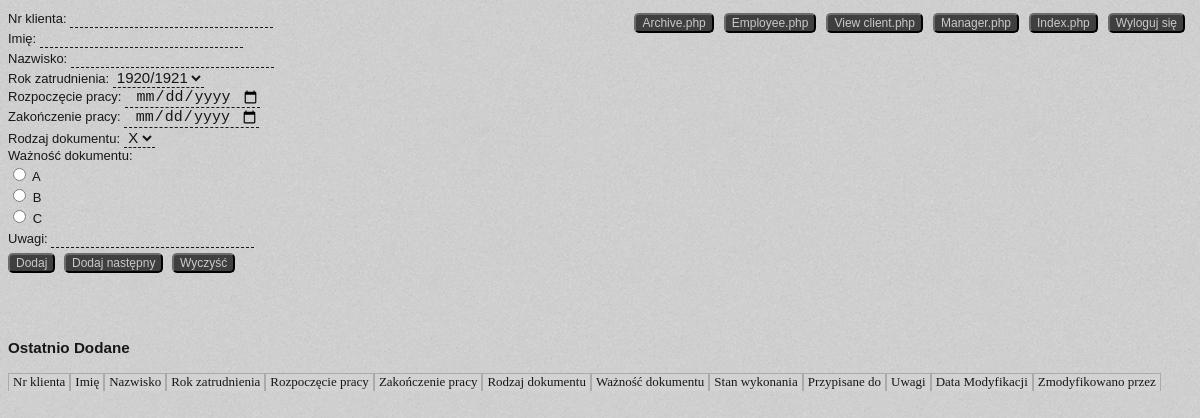
The page / (signed in) on the database its author committed.
### tables this page shows
CREATE TABLE `docimportances` (
  `id` int(11) NOT NULL,
  `docImportance` varchar(10) NOT NULL
);

### index.php (the view, shortened to what this page needs)
<?php
	require_once 'connect.php';
	mysqli_query($conn,"SET NAMES utf8");
	$next = false;
	?>
<!DOCTYPE html>
<html>
<head>
	<link rel="stylesheet" href="style.css?v=<?php echo rand(1, 1000000) ?>">
	<link rel="stylesheet" href="font/css/fontello.css?v=<?php echo rand(1, 1000000) ?>">
</head>
<body>
	<?php  include 'navigation.php';  ?>
	<form method="POST" class="">
		<div>
			<span>Nr klienta:</span>
			<input type="text" name="clientNum" <?php if($next) echo 'value="'.$nextClientId.'"'; ?>/>
		</div>
		<div>
			<span>Imię:</span>
			<input type="text" name="name" <?php if($next) echo 'value="'.$nextName.'"'; ?>/>
		</div>
		<div>
			<span>Nazwisko:</span>
			<input type="text" name="surName" <?php if($next) echo 'value="'.$nextSurname.'"'; ?>/>
		</div>
		<div>
			<span>Rok zatrudnienia:</span>
			<select name="yearHired" >
			<?php
				$sql = 'SELECT * FROM yearshired';
				$result = mysqli_query($conn, $sql);
				while($row = $result -> fetch_assoc()){
					echo '<option value="'.$row['year'].'">'.$row['year'].'</option>';
				}
			?>
			</select>
		</div>
		<div>
			<span>Rozpoczęcie pracy:</span>
			<input type="date" name="dateWorkStart"/>
		</div>
		<div>
			<span>Zakończenie pracy:</span>
			<input type="date" name="dateWorkEnd"/>
		</div>
		<div>
			<span>Rodzaj dokumentu:</span>
			<select name="docType">
			<?php
				$sql = 'SELECT * FROM doctypes';
				$result = mysqli_query($conn, $sql);
				while($row = $result -> fetch_assoc()){
					echo '<option value="'.$row['docType'].'">'.$row['docType'].'</option>';
				}
			?>
			</select>
		</div>
		<div>
			<span>Ważność dokumentu:</span>
			<?php
				$sql = 'SELECT * FROM docimportances';
				$result = mysqli_query($conn, $sql);
				while($row = $result -> fetch_assoc()){
					echo '
						<label>
							<input type="radio" name="docImportance" id="'.$row['docImportance'].'" value="'.$row['docImportance'].'" />
							<span for="'.$row['docImportance'].'">'.$row['docImportance'].'</span>
						</label>';
				}
			?>
		</div>
		<div>
			<span>Uwagi:</span>
			<input type="text" name="comments" />
		</div>
		<button type="submit" name="add" class="saveUsers button">Dodaj</button>
		<button type="submit" name="addNext" class="saveUsers button">Dodaj następny</button>
		<button type="button" onclick="ClearForm()" class="new button">Wyczyść</button>
	</form>
		<div class="docList" style="margin-top: 50px;">
		<h3>Ostatnio Dodane</h3>
			<div class="doc info">
				<div class="clientNum">
					<a href="?orderby=clientId&order=<?php if( isset($_GET['orderby']) && $_GET['orderby'] == "clientId" && $_GET['order'] == "ASC") echo 'DESC'; else echo 'ASC'; ?>
							if(isset($_GET['clientTableOrder'])) echo'&clientTableOrder='.$_GET['clientTableOrder'].'&clientTableOrderby='.$_GET['clientTableOrderby']; ?> ">
						<span>Nr klienta</span><?php if($_GET['orderby'] == "clientId" && $_GET['order'] == 'ASC') echo '<i class="icon-up-dir"></i>';
												elseif($_GET['orderby'] == "clientId" && $_GET['order'] == 'DESC') echo '<i class="icon-down-dir"></i>'; ?>
					</a>
				</div>
				<div class="clientName">
					<a href="?orderby=clientName&order=<?php if( isset($_GET['orderby']) && $_GET['orderby'] == "clientName" && $_GET['order'] == "ASC") echo 'DESC'; else echo 'ASC'; ?>
							if(isset($_GET['clientTableOrder'])) echo'&clientTableOrder='.$_GET['clientTableOrder'].'&clientTableOrderby='.$_GET['clientTableOrderby']; ?> ">
						<span>Imię</span><?php if($_GET['orderby'] == "clientName" && $_GET['order'] == 'ASC') echo '<i class="icon-up-dir"></i>';
												elseif($_GET['orderby'] == "clientName" && $_GET['order'] == 'DESC') echo '<i class="icon-down-dir"></i>'; ?>
					</a>
				</div>
				<div class="clientSurname">
					<a href="?orderby=clientSurname&order=<?php if( isset($_GET['orderby']) && $_GET['orderby'] == "clientSurname" && $_GET['order'] == "ASC") echo 'DESC'; else echo 'ASC'; ?>
							if(isset($_GET['clientTableOrder'])) echo'&clientTableOrder='.$_GET['clientTableOrder'].'&clientTableOrderby='.$_GET['clientTableOrderby']; ?> ">
						<span>Nazwisko</span><?php if($_GET['orderby'] == "clientSurname" && $_GET['order'] == 'ASC') echo '<i class="icon-up-dir"></i>';
												elseif($_GET['orderby'] == "clientSurname" && $_GET['order'] == 'DESC') echo '<i class="icon-down-dir"></i>'; ?>
					</a>
				</div>
				<div class="yearHired">
					<a href="?orderby=yearHired&order=<?php if( isset($_GET['orderby']) && $_GET['orderby'] == "yearHired" && $_GET['order'] == "ASC") echo 'DESC'; else echo 'ASC'; ?>
							if(isset($_GET['clientTableOrder'])) echo'&clientTableOrder='.$_GET['clientTableOrder'].'&clientTableOrderby='.$_GET['clientTableOrderby']; ?> ">
					<span>Rok zatrudnienia</span><?php if($_GET['orderby'] == "yearHired" && $_GET['order'] == 'ASC') echo '<i class="icon-up-dir"></i>';
												elseif($_GET['orderby'] == "yearHired" && $_GET['order'] == 'DESC') echo '<i class="icon-down-dir"></i>'; ?>
					</a>
				</div>
				<div class="dateWorkStart">
					<a href="?orderby=workStartDate&order=<?php if( isset($_GET['orderby']) && $_GET['orderby'] == "workStartDate" && $_GET['order'] == "ASC") echo 'DESC'; else echo 'ASC'; ?>
							if(isset($_GET['clientTableOrder'])) echo'&clientTableOrder='.$_GET['clientTableOrder'].'&clientTableOrderby='.$_GET['clientTableOrderby']; ?> ">
					<span>Rozpoczęcie pracy</span><?php if($_GET['orderby'] == "workStartDate" && $_GET['order'] == 'ASC') echo '<i class="icon-up-dir"></i>';
												elseif($_GET['orderby'] == "workStartDate" && $_GET['order'] == 'DESC') echo '<i class="icon-down-dir"></i>'; ?>
					</a>
				</div>
				<div class="dateWorkEnd">
					<a href="?orderby=workEndDate&order=<?php if( isset($_GET['orderby']) && $_GET['orderby'] == "workEndDate" && $_GET['order'] == "ASC") echo 'DESC'; else echo 'ASC'; ?>
							if(isset($_GET['clientTableOrder'])) echo'&clientTableOrder='.$_GET['clientTableOrder'].'&clientTableOrderby='.$_GET['clientTableOrderby']; ?> ">
					<span>Zakończenie pracy</span><?php if($_GET['orderby'] == "workEndDate" && $_GET['order'] == 'ASC') echo '<i class="icon-up-dir"></i>';
												elseif($_GET['orderby'] == "workEndDate" && $_GET['order'] == 'DESC') echo '<i class="icon-down-dir"></i>'; ?>
					</a>
				</div>
				<div class="docType">
					<a href="?orderby=docType&order=<?php if( isset($_GET['orderby']) && $_GET['orderby'] == "docType" && $_GET['order'] == "ASC") echo 'DESC'; else echo 'ASC'; ?>
							if(isset($_GET['clientTableOrder'])) echo'&clientTableOrder='.$_GET['clientTableOrder'].'&clientTableOrderby='.$_GET['clientTableOrderby']; ?> ">
					<span>Rodzaj dokumentu</span><?php if($_GET['orderby'] == "docType" && $_GET['order'] == 'ASC') echo '<i class="icon-up-dir"></i>';
												elseif($_GET['orderby'] == "docType" && $_GET['order'] == 'DESC') echo '<i class="icon-down-dir"></i>'; ?>
					</a>
				</div>
				<div class="docImportance">
					<a href="?orderby=docImportance&order=<?php if( isset($_GET['orderby']) && $_GET['orderby'] == "docImportance" && $_GET['order'] == "ASC") echo 'DESC'; else echo 'ASC'; ?>
							if(isset($_GET['clientTableOrder'])) echo'&clientTableOrder='.$_GET['clientTableOrder'].'&clientTableOrderby='.$_GET['clientTableOrderby']; ?> ">
					<span>Ważność dokumentu</span><?php if($_GET['orderby'] == "docImportance" && $_GET['order'] == 'ASC') echo '<i class="icon-up-dir"></i>';
												elseif($_GET['orderby'] == "docImportance" && $_GET['order'] == 'DESC') echo '<i class="icon-down-dir"></i>'; ?>
					</a>
				</div>
				<div class="progress">
					<a href="?orderby=progress&order=<?php if( isset($_GET['orderby']) && $_GET['orderby'] == "progress" && $_GET['order'] == "ASC") echo 'DESC'; else echo 'ASC'; ?>
							if(isset($_GET['clientTableOrder'])) echo'&clientTableOrder='.$_GET['clientTableOrder'].'&clientTableOrderby='.$_GET['clientTableOrderby']; ?> ">
					<span>Stan wykonania</span><?php if($_GET['orderby'] == "progress" && $_GET['order'] == 'ASC') echo '<i class="icon-up-dir"></i>';
												elseif($_GET['orderby'] == "progress" && $_GET['order'] == 'DESC') echo '<i class="icon-down-dir"></i>'; ?>
					</a>
				</div>
				<div class="asignedTo">
					<a href="?orderby=workerAsigned&order=<?php if( isset($_GET['orderby']) && $_GET['orderby'] == "workerAsigned" && $_GET['order'] == "ASC") echo 'DESC'; else echo 'ASC'; ?>
							if(isset($_GET['clientTableOrder'])) echo'&clientTableOrder='.$_GET['clientTableOrder'].'&clientTableOrderby='.$_GET['clientTableOrderby']; ?> ">
					<span>Przypisane do</span><?php if($_GET['orderby'] == "workerAsigned" && $_GET['order'] == 'ASC') echo '<i class="icon-up-dir"></i>';
												elseif($_GET['orderby'] == "workerAsigned" && $_GET['order'] == 'DESC') echo '<i class="icon-down-dir"></i>'; ?>
					</a>
				</div>
				<div class="comments">
					<a href="?orderby=comments&order=<?php if( isset($_GET['orderby']) && $_GET['orderby'] == "comments" && $_GET['order'] == "ASC") echo 'DESC'; else echo 'ASC'; ?>
							if(isset($_GET['clientTableOrder'])) echo'&clientTableOrder='.$_GET['clientTableOrder'].'&clientTableOrderby='.$_GET['clientTableOrderby']; ?> ">
					<span>Uwagi</span><?php if($_GET['orderby'] == "comments" && $_GET['order'] == 'ASC') echo '<i class="icon-up-dir"></i>';
												elseif($_GET['orderby'] == "comments" && $_GET['order'] == 'DESC') echo '<i class="icon-down-dir"></i>'; ?>
					</a>
				</div>
				<div class="dateModified" >
					<a href="?orderby=dateModified&order=<?php if( isset($_GET['orderby']) && $_GET['orderby'] == "dateModified" && $_GET['order'] == "ASC") echo 'DESC'; else echo 'ASC'; ?>
							if(isset($_GET['clientTableOrder'])) echo'&clientTableOrder='.$_GET['clientTableOrder'].'&clientTableOrderby='.$_GET['clientTableOrderby']; ?> ">
					<span>Data Modyfikacji</span><?php if($_GET['orderby'] == "dateModified" && $_GET['order'] == 'ASC') echo '<i class="icon-up-dir"></i>';
												elseif($_GET['orderby'] == "dateModified" && $_GET['order'] == 'DESC') echo '<i class="icon-down-dir"></i>'; ?>
					</a>
				</div>
				<div class="userModified" >
					<a href="?orderby=userModified&order=<?php if( isset($_GET['orderby']) && $_GET['orderby'] == "userModified" && $_GET['order'] == "ASC") echo 'DESC'; else echo 'ASC'; ?>
							if(isset($_GET['clientTableOrder'])) echo'&clientTableOrder='.$_GET['clientTableOrder'].'&clientTableOrderby='.$_GET['clientTableOrderby']; ?> ">
					<span>Zmodyfikowano przez</span><?php if($_GET['orderby'] == "userModified" && $_GET['order'] == 'ASC') echo '<i class="icon-up-dir"></i>';
												elseif($_GET['orderby'] == "userModified" && $_GET['order'] == 'DESC') echo '<i class="icon-down-dir"></i>'; ?>
					</a>
				</div>
			</div>
</body>
</html>

### style.css (style rules this page uses)
body { color:#171717; background-image: url("IMGs/white_noisy.png"); font-family: Verdana,Arial,Helvetica,sans-serif; font-size:13px; line-height: 1.3; }
label { display: block; }
input[type=text], input[type=date], input[type=number],input[type=datetime-local] , select { text-align: center; font-size: 15px; background: inherit; color: #171717; border: none; border-bottom: 1px dashed #171717; }
a { font-family:Verdana; text-decoration: none; color:#171717; }
.button { background-color:#3F3F3F; color:#cacaca; border-color:#171717; margin-top:5px; margin-right:5px; border-radius: 5px; cursor:pointer; font-size:12px; font-family: Verdana,Arial,Helvetica,sans-serif; }
.docList { float:left; }
.doc.info { display:table-row; background: #D2D2D2; }
.doc.item div, .doc.info div { display: table-cell; border: 0.5px solid #AAAAAA; border-bottom: 0px dashed #AAAAAA; background: inherit; text-align: center; padding: 0px 4px; }
.docImportance label span, .dateModified span { display:inline !important; }

### rows shown on the page
docimportances: docImportance "A"
docimportances: docImportance "B"
docimportances: docImportance "C"

### other values the page prints
form field yearHired "1920/1921"
form field docType "X"
